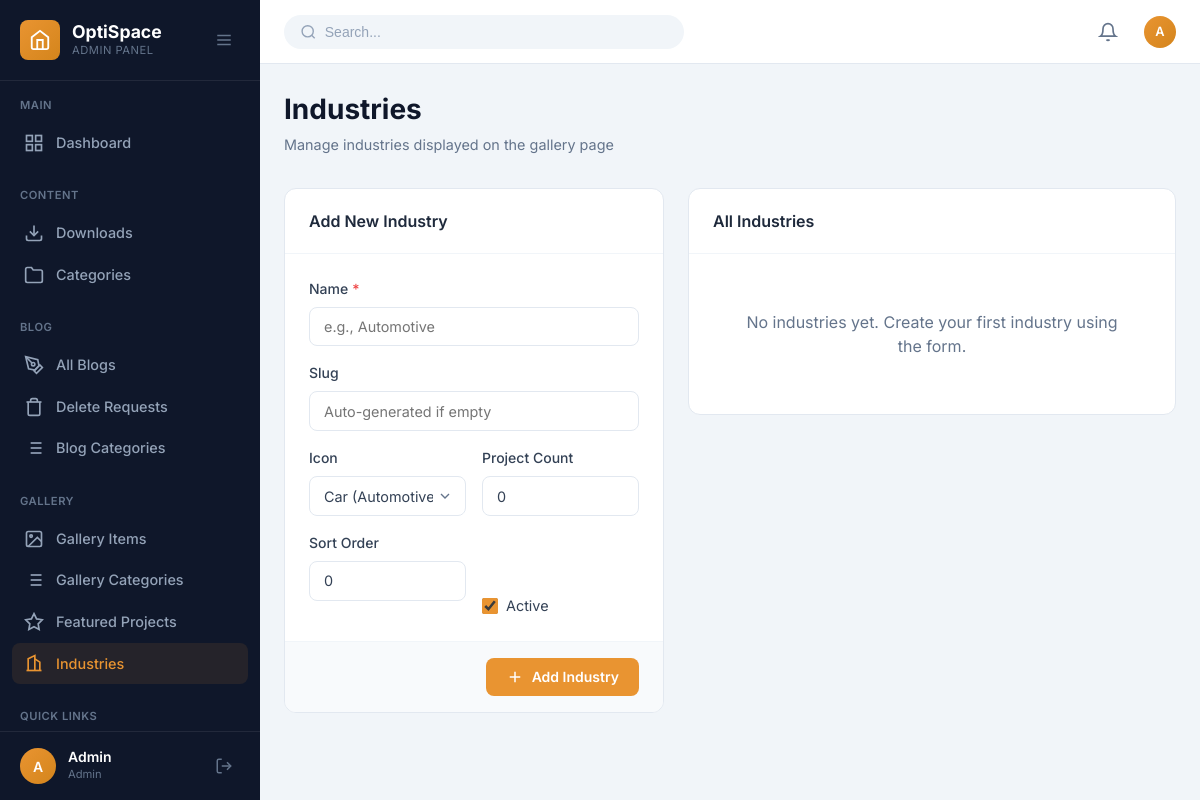
Page /admin/gallery-industries.php (signed in) on the earlier database version.
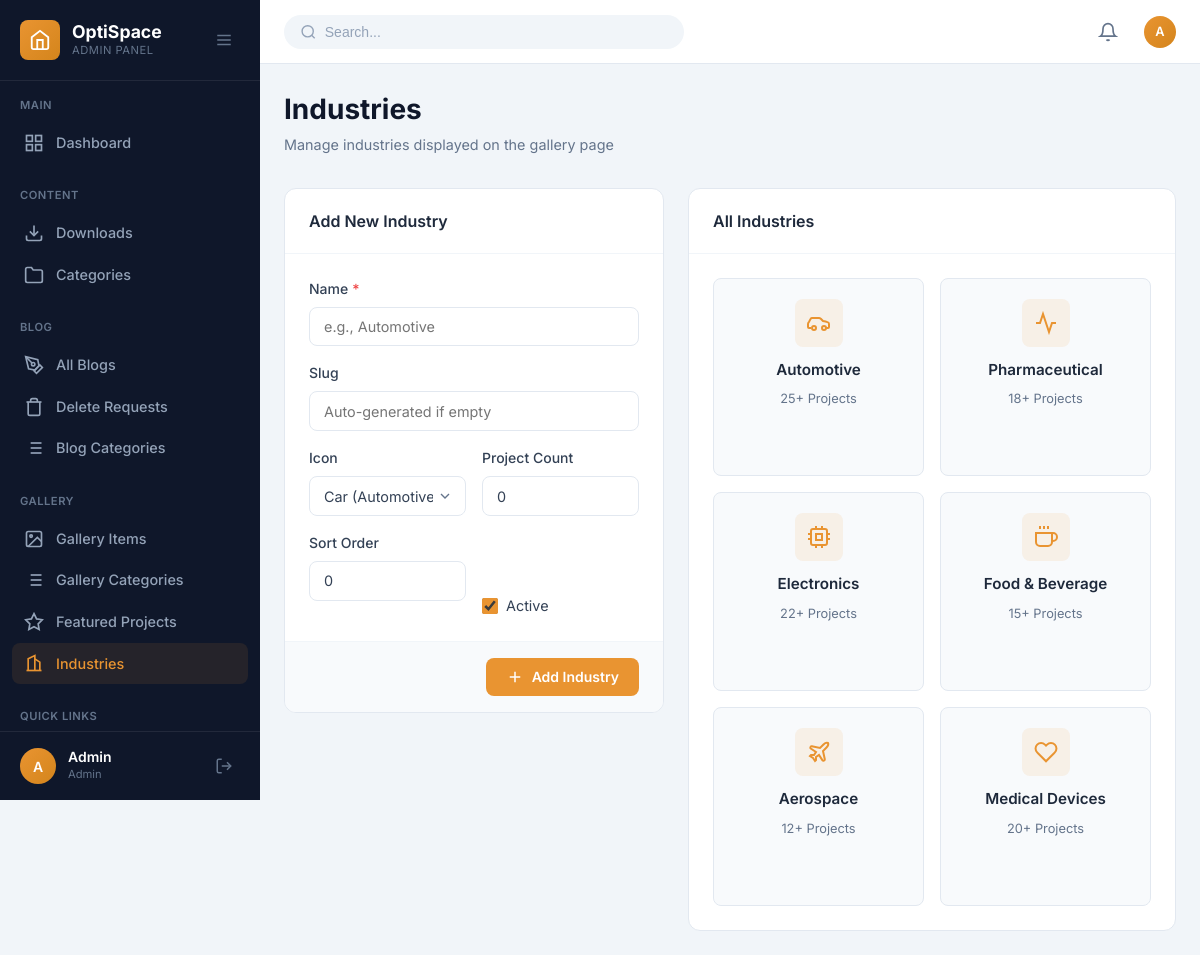
Same page on the later database version.
### tables this page shows
CREATE TABLE IF NOT EXISTS gallery_industries (
    id INT AUTO_INCREMENT PRIMARY KEY,
    name VARCHAR(100) NOT NULL,
    slug VARCHAR(100) NOT NULL UNIQUE,
    icon VARCHAR(50) DEFAULT 'building',
    project_count INT DEFAULT 0,
    sort_order INT DEFAULT 0,
    is_active TINYINT(1) DEFAULT 1,
    created_at TIMESTAMP DEFAULT CURRENT_TIMESTAMP,
    updated_at TIMESTAMP DEFAULT CURRENT_TIMESTAMP ON UPDATE CURRENT_TIMESTAMP
);

### admin/gallery-industries.php (the view, shortened to what the changed rows need)
<?php
$conn = getDBConnection();
$editIndustry = null;
$industries = $conn->query("SELECT * FROM gallery_industries ORDER BY sort_order ASC");
include __DIR__ . '/includes/header.php';
?>
<div class="page-header">
    <div class="page-title-section">
        <h1 class="page-title">Industries</h1>
    </div>
</div>
<div class="industries-layout">
    <div class="form-card industry-form">
        <div class="form-card-header">
            <h2><?php echo $editIndustry ? 'Edit Industry' : 'Add New Industry'; ?></h2>
        </div>
    </div>
    <div class="industries-list">
        <div class="form-card">
            <div class="form-card-header">
                <h2>All Industries</h2>
            </div>
            <div class="industries-grid-admin">
                <?php if ($industries->num_rows > 0): ?>
                    <?php while ($ind = $industries->fetch_assoc()): ?>
                    <div class="industry-admin-card <?php echo $ind['is_active'] ? '' : 'inactive'; ?>">
                        <div class="industry-icon">
                            <svg viewBox="0 0 24 24" fill="none" stroke="currentColor" stroke-width="2">
                                <?php
                                switch ($ind['icon']) {
                                    case 'car':
                                        echo '<path d="M19 17h2c.6 0 1-.4 1-1v-3c0-.9-.7-1.7-1.5-1.9C18.7 10.6 16 10 16 10s-1.3-1.4-2.2-2.3c-.5-.4-1.1-.7-1.8-.7H5c-.6 0-1.1.4-1.4.9l-1.5 2.8C1.4 11.3 1 12.1 1 13v3c0 .6.4 1 1 1h2"/><circle cx="7" cy="17" r="2"/><circle cx="17" cy="17" r="2"/>';
                                        break;
                                    case 'medical':
                                        echo '<path d="M22 12h-4l-3 9L9 3l-3 9H2"/>';
                                        break;
                                    case 'chip':
                                        echo '<rect x="4" y="4" width="16" height="16" rx="2" ry="2"/><rect x="9" y="9" width="6" height="6"/><line x1="9" y1="1" x2="9" y2="4"/><line x1="15" y1="1" x2="15" y2="4"/><line x1="9" y1="20" x2="9" y2="23"/><line x1="15" y1="20" x2="15" y2="23"/><line x1="20" y1="9" x2="23" y2="9"/><line x1="20" y1="14" x2="23" y2="14"/><line x1="1" y1="9" x2="4" y2="9"/><line x1="1" y1="14" x2="4" y2="14"/>';
                                        break;
                                    case 'food':
                                        echo '<path d="M18 8h1a4 4 0 0 1 0 8h-1"/><path d="M2 8h16v9a4 4 0 0 1-4 4H6a4 4 0 0 1-4-4V8z"/><line x1="6" y1="1" x2="6" y2="4"/><line x1="10" y1="1" x2="10" y2="4"/><line x1="14" y1="1" x2="14" y2="4"/>';
                                        break;
                                    case 'plane':
                                        echo '<path d="M17.8 19.2L16 11l3.5-3.5C21 6 21.5 4 21 3c-1-.5-3 0-4.5 1.5L13 8 4.8 6.2c-.5-.1-.9.1-1.1.5l-.3.5c-.2.5-.1 1 .3 1.3L9 12l-2 3H4l-1 1 3 2 2 3 1-1v-3l3-2 3.5 5.3c.3.4.8.5 1.3.3l.5-.2c.4-.3.6-.7.5-1.2z"/>';
                                        break;
                                    case 'heart':
                                        echo '<path d="M20.84 4.61a5.5 5.5 0 0 0-7.78 0L12 5.67l-1.06-1.06a5.5 5.5 0 0 0-7.78 7.78l1.06 1.06L12 21.23l7.78-7.78 1.06-1.06a5.5 5.5 0 0 0 0-7.78z"/>';
                                        break;
                                    case 'cog':
                                        echo '<circle cx="12" cy="12" r="3"/><path d="M19.4 15a1.65 1.65 0 0 0 .33 1.82l.06.06a2 2 0 0 1 0 2.83 2 2 0 0 1-2.83 0l-.06-.06a1.65 1.65 0 0 0-1.82-.33 1.65 1.65 0 0 0-1 1.51V21a2 2 0 0 1-2 2 2 2 0 0 1-2-2v-.09A1.65 1.65 0 0 0 9 19.4a1.65 1.65 0 0 0-1.82.33l-.06.06a2 2 0 0 1-2.83 0 2 2 0 0 1 0-2.83l.06-.06a1.65 1.65 0 0 0 .33-1.82 1.65 1.65 0 0 0-1.51-1H3a2 2 0 0 1-2-2 2 2 0 0 1 2-2h.09A1.65 1.65 0 0 0 4.6 9a1.65 1.65 0 0 0-.33-1.82l-.06-.06a2 2 0 0 1 0-2.83 2 2 0 0 1 2.83 0l.06.06a1.65 1.65 0 0 0 1.82.33H9a1.65 1.65 0 0 0 1-1.51V3a2 2 0 0 1 2-2 2 2 0 0 1 2 2v.09a1.65 1.65 0 0 0 1 1.51 1.65 1.65 0 0 0 1.82-.33l.06-.06a2 2 0 0 1 2.83 0 2 2 0 0 1 0 2.83l-.06.06a1.65 1.65 0 0 0-.33 1.82V9a1.65 1.65 0 0 0 1.51 1H21a2 2 0 0 1 2 2 2 2 0 0 1-2 2h-.09a1.65 1.65 0 0 0-1.51 1z"/>';
                                        break;
                                    default:
                                        echo '<path d="M3 21h18"/><path d="M5 21V7l8-4v18"/><path d="M19 21V11l-6-4"/>';
                                }
                                ?>
                            </svg>
                        </div>
                        <div class="industry-info">
                            <h4><?php echo htmlspecialchars($ind['name']); ?></h4>
                            <span><?php echo $ind['project_count']; ?>+ Projects</span>
                        </div>
                    </div>
                    <?php endwhile; ?>
                <?php else: ?>
                    <div class="empty-state-small">
                        <p>No industries yet. Create your first industry using the form.</p>
                    </div>
                <?php endif; ?>
            </div>
        </div>
    </div>
</div>
<?php include __DIR__ . '/includes/footer.php'; ?>

Differences in the rows shown:
added gallery_industries: name "Automotive", project_count "25"
added gallery_industries: name "Pharmaceutical", project_count "18"
added gallery_industries: name "Electronics", project_count "22"
added gallery_industries: name "Food & Beverage", project_count "15"
added gallery_industries: name "Aerospace", project_count "12"
added gallery_industries: name "Medical Devices", project_count "20"
Other differences:
text no longer shown: "No industries yet. Create your first industry using the form."
